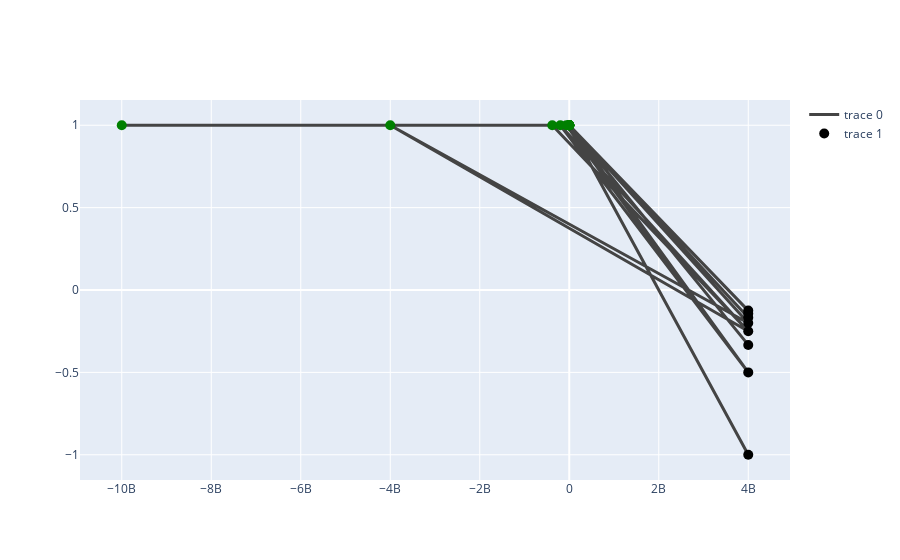

Source (notebook cell):
### Code cell
edge_trace = go.Scatter(
    x=edge_x, y=edge_y,
    line=dict(width=3, color="#444"),
    hoverinfo='none',
    mode='lines')


nodes_ids = []
node_x = []
node_y = []
events = []
colors = []
for node in G.nodes():
    if "pos" in G.nodes[node].keys():
        n = G.nodes[node]
        x, y = n['pos']
        events.append(n["event_title"])
        colors.append(get_color(n["tag"]))
        nodes_ids = n["id"]
        node_x.append(x)
        node_y.append(y)
        
customdata=[(previous_events[node],next_events[node]) for node in G.nodes()]      

node_trace = go.Scatter(
    x=node_x, y=node_y, text=events,customdata=customdata,
    hovertemplate =
    '<br><b>Date</b>: %{x}<br>'+
    '<b>%{text}</b><br>'+'<b>In:</b>%{customdata[0]}<br>'+'<b>Out:</b>%{customdata[1]}<br>',
    mode='markers',
    hoverinfo='text',
    marker=dict(
        color=colors,
        size=10)
)

fig = go.Figure(data=[edge_trace,node_trace])
fig.show()

### Figure 1 — Plotly figure (JSON) as saved in the notebook; plotly's stock layout.template omitted (floating-point values rounded to 4 significant figures)
{"data": [{"hoverinfo": "none", "line": {"color": "#444", "width": 3}, "mode": "lines", "type": "scatter", "x": [-10000000000, -4000000000, -10000000000, -4000000000, -776, -753, -776, 4000000000, 1963, 4000000000, 1963, 1986, -8000, -3000, -8000, 4000000000, -3000, -776, -3000, 4000000000, -753, -44, -753, 4000000000, 1986, 2001, 1986, 4000000000, -44, 20, -44, 4000000000, 2001, 2020, 2001, 4000000000, 2020, 2030, 2020, 4000000000, 2030, 4000000000, 2030, 4000000000, -4000000000, -380000000, -4000000000, 4000000000, -380000000, -200000000, -380000000, 4000000000, -200000000, -65000000, -200000000, 4000000000, -65000000, -10000, -65000000, 4000000000, -10000, -8000, -10000, 4000000000], "y": [1, 1, 1, 1, 1, 1, 1, -0.5, 1, -0.125, 1, 1, 1, 1, 1, -0.5, 1, 1, 1, -1, 1, 1, 1, -1, 1, 1, 1, -1, 1, 1, 1, -0.3333, 1, 1, 1, -0.1667, 1, 1, 1, -1, 1, -1, 1, -0.2, 1, 1, 1, -0.25, 1, 1, 1, -0.25, 1, 1, 1, -0.5, 1, 1, 1, -0.5, 1, 1, 1, -0.5]}, {"customdata": [[["Assassinat de Kennedy"], []], [[], []], [["Windows vista"], []], [["Explosion"], []], [["Big Bang", " Création des premières formes de vies"], []], [["Assassinat de Jules César"], []], [["Premier jeux olympiques", "Révolution néolithique", "Sortie de l'eau des poissons", "Météorite", " L’évolution des singes"], []], [["Invention de l’écriture", "Fondation de Rome", "Chernobyl disaster", "Greta", "Explosion"], []], [[], ["Big Bang", "Big Bang"]], [["Invention de l’écriture"], ["Fondation de Rome", "Fin nature"]], [[], ["Fin utopique", "Chernobyl disaster"]], [[" L’évolution des singes"], ["Invention de l’écriture", "Fin nature"]], [["Révolution néolithique"], ["Premier jeux olympiques", "Fin chaotique"]], [["Premier jeux olympiques"], ["Assassinat de Jules César", "Fin chaotique"]], [["Assassinat de Kennedy"], ["Windows vista", "Fin chaotique"]], [["Fondation de Rome"], ["Jésus marche sur les eaux", "Fin dictatorial"]], [["Chernobyl disaster"], ["Greta", "Fin Windows Vista"]], [["Assassinat de Jules César"], []], [["Windows vista"], ["Explosion", "Fin chaotique"]], [["Greta"], ["Fin chaotique", "Fin normale"]], [[], []], [["Start", "Start"], [" Création des premières formes de vies", "Fin triste"]], [[], []], [["Big Bang"], ["Sortie de l'eau des poissons", "Fin triste"]], [[" Création des premières formes de vies"], ["Météorite", "Fin nature"]], [["Sortie de l'eau des poissons"], [" L’évolution des singes", "Fin nature"]], [["Météorite"], ["Révolution néolithique", "Fin nature"]], [[], []], [[], []]], "hoverinfo": "text", "hovertemplate": "<br><b>Date</b>: %{x}<br><b>%{text}</b><br><b>In:</b>%{customdata[0]}<br><b>Out:</b>%{customdata[1]}<br>", "marker": {"color": ["black", "black", "black", "black", "black", "black", "black", "black", "green", "green", "green", "green", "green", "green", "green", "green", "green", "green", "green", "green", "green", "green", "green", "green", "green", "green", "green", "green", "green"], "size": 10}, "mode": "markers", "text": ["Fin utopique", "Fin futuriste", "Fin Windows Vista", "Fin normale", "Fin triste", "Fin dictatorial", "Fin nature", "Fin chaotique", "Start", "Premier jeux olympiques", "Assassinat de Kennedy", "Révolution néolithique", "Invention de l’écriture", "Fondation de Rome", "Chernobyl disaster", "Assassinat de Jules César", "Windows vista", "Jésus marche sur les eaux", "Greta", "Explosion", "Pompéi ensevelie sous le vésuve", "Big Bang", "Invention et utilisation de la poudre à canon", " Création des premières formes de vies", "Sortie de l'eau des poissons", "Météorite", " L’évolution des singes", "Chute de l’empire romain d’occident", "Christophe Colomb découvre l’Amérique"], "type": "scatter", "x": [4000000000, 4000000000, 4000000000, 4000000000, 4000000000, 4000000000, 4000000000, 4000000000, -10000000000, -776, 1963, -8000, -3000, -753, 1986, -44, 2001, 20, 2020, 2030, 79, -4000000000, 1460, -380000000, -200000000, -65000000, -10000, 476, 1492], "y": [-0.125, -0.1429, -0.1667, -0.2, -0.25, -0.3333, -0.5, -1, 1, 1, 1, 1, 1, 1, 1, 1, 1, 1, 1, 1, 1, 1, 1, 1, 1, 1, 1, 1, 1]}], "layout": {}}
